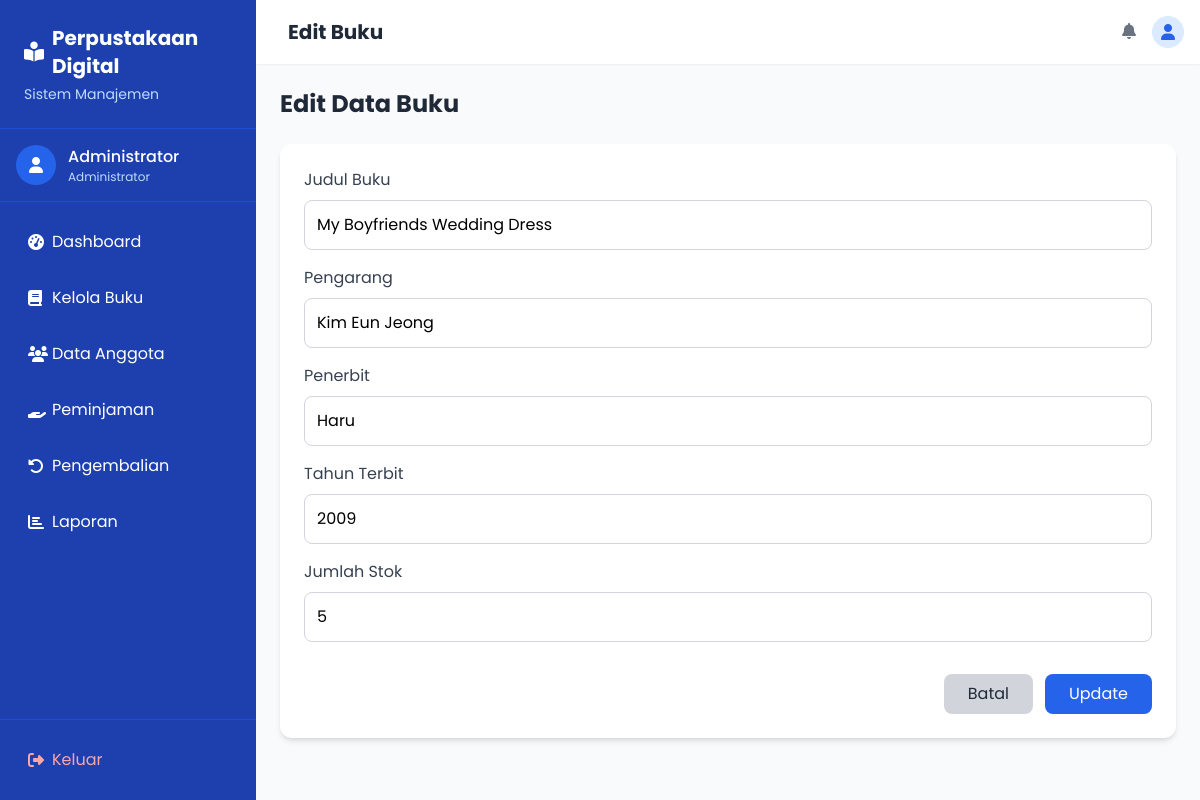
Screenshot of /admin/buku/edit.php?id=1 (signed in) with the database file from the repository.
### tables this page shows
CREATE TABLE `buku` (
  `buku_id` INT NOT NULL AUTO_INCREMENT,
  `judul` VARCHAR(100) NOT NULL,
  `pengarang` VARCHAR(100) DEFAULT NULL,
  `penerbit` VARCHAR(100) DEFAULT NULL,
  `tahun_terbit` YEAR DEFAULT NULL,
  `jumlah_stok` INT DEFAULT 0,
  PRIMARY KEY (`buku_id`)
);

### admin/buku/edit.php (the view, shortened to what this page needs)
<?php
include '../../components/header.php';
include '../../config/koneksi.php';
$buku_id = $_GET['id'];
$stmt = mysqli_prepare($koneksi, "SELECT * FROM buku WHERE buku_id = ?");
mysqli_stmt_bind_param($stmt, 'i', $buku_id);
mysqli_stmt_execute($stmt);
$result = mysqli_stmt_get_result($stmt);
$buku = mysqli_fetch_assoc($result);
?>
<h2 class="text-2xl font-bold text-gray-800 mb-6">Edit Data Buku</h2>
<form method="POST" class="bg-white p-6 rounded-xl shadow-md space-y-4" onsubmit="return validateForm()">
    <div>
        <label class="block text-gray-700 mb-2">Judul Buku</label>
        <input type="text" name="judul" placeholder="Masukkan judul buku" required
            value="<?php echo htmlspecialchars($buku['judul']); ?>"
            class="w-full border border-gray-300 p-3 rounded-lg focus:outline-none focus:ring-2 focus:ring-blue-500">
    </div>
    <div>
        <label class="block text-gray-700 mb-2">Pengarang</label>
        <input type="text" name="pengarang" placeholder="Masukkan nama pengarang" required
            value="<?php echo htmlspecialchars($buku['pengarang']); ?>"
            class="w-full border border-gray-300 p-3 rounded-lg focus:outline-none focus:ring-2 focus:ring-blue-500">
    </div>
    <div>
        <label class="block text-gray-700 mb-2">Penerbit</label>
        <input type="text" name="penerbit" placeholder="Masukkan nama penerbit" required
            value="<?php echo htmlspecialchars($buku['penerbit']); ?>"
            class="w-full border border-gray-300 p-3 rounded-lg focus:outline-none focus:ring-2 focus:ring-blue-500">
    </div>
    <div>
        <label class="block text-gray-700 mb-2">Tahun Terbit</label>
        <input type="number" name="tahun" placeholder="Masukkan tahun terbit" required min="1900"
            max="<?php echo date('Y'); ?>" value="<?php echo htmlspecialchars($buku['tahun_terbit']); ?>"
            class="w-full border border-gray-300 p-3 rounded-lg focus:outline-none focus:ring-2 focus:ring-blue-500">
    </div>
    <div>
        <label class="block text-gray-700 mb-2">Jumlah Stok</label>
        <input type="number" name="jumlah_stok" placeholder="Masukkan jumlah stok" required min="0"
            value="<?php echo htmlspecialchars($buku['jumlah_stok']); ?>"
            class="w-full border border-gray-300 p-3 rounded-lg focus:outline-none focus:ring-2 focus:ring-blue-500">
    </div>
    <div class="flex justify-end space-x-3 pt-4">
        <a href="index.php"
            class="bg-gray-300 text-gray-800 px-6 py-2 rounded-lg hover:bg-gray-400 transition duration-200">Batal</a>
        <button type="submit" name="update"
            class="bg-blue-600 text-white px-6 py-2 rounded-lg hover:bg-blue-700 transition duration-200">Update</button>
    </div>
</form>
<?php include '../../components/footer.php'; ?>

### components/header.php (style rules this page uses)
body { font-family: 'Poppins', sans-serif; }

### rows the page displays
buku: judul "My Boyfriends Wedding Dress", pengarang "Kim Eun Jeong", penerbit "Haru", tahun "2009", jumlah_stok "5"

### other values shown
$nama "Administrator"
$page_title "Edit Buku"
